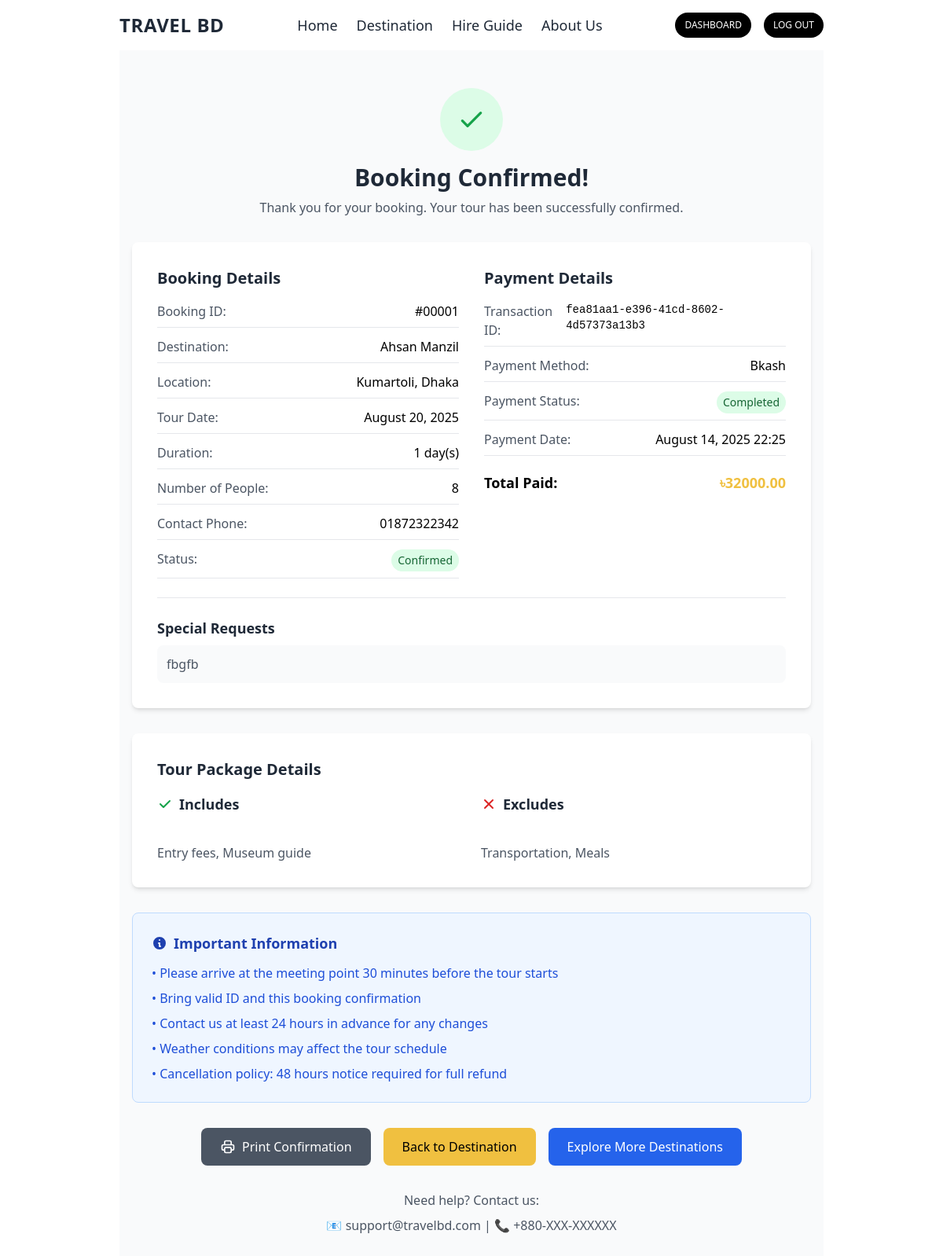
Screenshot of /booking/confirmation/1/ (signed in) with the database file from the repository.
### tour_booking/models.py (models this page shows, shortened)
class TourBooking(models.Model):
    STATUS_CHOICES = [
        ('pending', 'Pending'),
        ('confirmed', 'Confirmed'),
        ('cancelled', 'Cancelled'),
        ('completed', 'Completed'),
    ]
    user = models.ForeignKey(User, on_delete=models.CASCADE)
    destination = models.ForeignKey(Destination, on_delete=models.CASCADE)
    tour_date = models.DateField()
    number_of_people = models.IntegerField(default=1)
    total_amount = models.DecimalField(max_digits=10, decimal_places=2)
    status = models.CharField(max_length=20, choices=STATUS_CHOICES, default='pending')
    booking_date = models.DateTimeField(auto_now_add=True)
    contact_phone = models.CharField(max_length=15)
    special_requests = models.TextField(blank=True)
    payment = models.ForeignKey(Payment, on_delete=models.SET_NULL, null=True, blank=True)
    class Meta:
        ordering = ['-booking_date']
        verbose_name = "Tour Booking"
        verbose_name_plural = "Tour Bookings"

### destination/models.py (models this page shows, shortened)
class Destination(models.Model):
    CATEGORY_CHOICES = [
        ('beach', 'Beach'),
        ('mountain', 'Mountain'),
        ('historical', 'Historical'),
        ('cultural', 'Cultural'),
        ('adventure', 'Adventure'),
        ('religious', 'Religious'),
    ]
    DIFFICULTY_CHOICES = [
        ('easy', 'Easy'),
        ('moderate', 'Moderate'),
        ('hard', 'Hard'),
    ]
    name = models.CharField(max_length=200)
    slug = models.SlugField(max_length=250, unique=True, blank=True)
    description = models.TextField()
    short_description = models.TextField(max_length=300, blank=True)
    location = models.CharField(max_length=200)
    district = models.CharField(max_length=100)
    division = models.CharField(max_length=100)
    category = models.CharField(max_length=20, choices=CATEGORY_CHOICES)
    difficulty_level = models.CharField(max_length=20, choices=DIFFICULTY_CHOICES, default='easy')
    entry_fee = models.DecimalField(max_digits=10, decimal_places=2, default=0)
    duration = models.CharField(max_length=100, default="1 Day")
    best_time_to_visit = models.CharField(max_length=200)
    tour_price = models.DecimalField(max_digits=10, decimal_places=2)
    tour_duration_days = models.IntegerField(default=1)
    max_group_size = models.IntegerField(default=10)
    tour_includes = models.TextField(blank=True)
    tour_excludes = models.TextField(blank=True)
    main_image = models.ImageField(upload_to='destinations/', blank=True, null=True)
    latitude = models.DecimalField(max_digits=9, decimal_places=6, blank=True, null=True)
    longitude = models.DecimalField(max_digits=9, decimal_places=6, blank=True, null=True)
    featured = models.BooleanField(default=False)
    is_active = models.BooleanField(default=True)
    created_at = models.DateTimeField(auto_now_add=True)
    updated_at = models.DateTimeField(auto_now=True)
    class Meta:
        ordering = ['name']

class Payment(models.Model):
    PAYMENT_STATUS_CHOICES = [
        ('pending', 'Pending'),
        ('completed', 'Completed'),
        ('failed', 'Failed'),
        ('refunded', 'Refunded'),
    ]
    PAYMENT_METHOD_CHOICES = [
        ('bkash', 'bKash'),
        ('nagad', 'Nagad'),
        ('card', 'Credit/Debit Card'),
        ('bank', 'Bank Transfer'),
    ]
    transaction_id = models.CharField(max_length=100, unique=True)
    amount = models.DecimalField(max_digits=10, decimal_places=2)
    payment_method = models.CharField(max_length=20, choices=PAYMENT_METHOD_CHOICES)
    status = models.CharField(max_length=20, choices=PAYMENT_STATUS_CHOICES, default='pending')
    created_at = models.DateTimeField(auto_now_add=True)
    updated_at = models.DateTimeField(auto_now=True)

### tour_booking/views.py (the view)
# urls.py: path('confirmation/<int:booking_id>/', views.booking_confirmation, name='booking_confirmation'),
@login_required
def booking_confirmation(request, booking_id):
    booking = get_object_or_404(TourBooking, id=booking_id, user=request.user)
    context = {
        'booking': booking,
    }
    return render(request, 'booking_confirmation.html', context)

### templates/booking_confirmation.html (shortened to what this page needs)
{% extends 'base.html' %} {% load static %} {% block body %}
<div class="min-h-screen bg-gray-50 py-12">
  <div class="max-w-4xl mx-auto px-4">
    <div class="text-center mb-8">
      <div
        class="inline-flex items-center justify-center w-20 h-20 bg-green-100 rounded-full mb-4"
      >
        <svg
          class="w-10 h-10 text-green-600"
          fill="none"
          stroke="currentColor"
          viewBox="0 0 24 24"
        >
          <path
            stroke-linecap="round"
            stroke-linejoin="round"
            stroke-width="2"
            d="M5 13l4 4L19 7"
          ></path>
        </svg>
      </div>
      <h1 class="text-3xl font-bold text-gray-800 mb-2">Booking Confirmed!</h1>
      <p class="text-gray-600">
        Thank you for your booking. Your tour has been successfully confirmed.
      </p>
    </div>
    <div class="bg-white rounded-lg shadow-md p-8 mb-8">
      <div class="grid grid-cols-1 md:grid-cols-2 gap-8">
        <div>
          <h2 class="text-xl font-bold text-gray-800 mb-4">Booking Details</h2>
          <div class="space-y-3">
            <div class="flex justify-between border-b pb-2">
              <span class="text-gray-600">Booking ID:</span>
              <span class="font-medium"
                >#{{ booking.id|stringformat:"05d" }}</span
              >
            </div>
            <div class="flex justify-between border-b pb-2">
              <span class="text-gray-600">Destination:</span>
              <span class="font-medium">{{ booking.destination.name }}</span>
            </div>
            <div class="flex justify-between border-b pb-2">
              <span class="text-gray-600">Location:</span>
              <span class="font-medium">
                {{ booking.destination.location|default_if_none:"" }}, {{ booking.destination.district|default_if_none:"" }}
              </span>
            </div>
            <div class="flex justify-between border-b pb-2">
              <span class="text-gray-600">Tour Date:</span>
              <span class="font-medium"
                >{{ booking.tour_date|date:"F d, Y" }}</span
              >
            </div>
            <div class="flex justify-between border-b pb-2">
              <span class="text-gray-600">Duration:</span>
              <span class="font-medium"
                >{{ booking.destination.tour_duration_days }} day(s)</span
              >
            </div>
            <div class="flex justify-between border-b pb-2">
              <span class="text-gray-600">Number of People:</span>
              <span class="font-medium">{{ booking.number_of_people }}</span>
            </div>
            <div class="flex justify-between border-b pb-2">
              <span class="text-gray-600">Contact Phone:</span>
              <span class="font-medium">{{ booking.contact_phone }}</span>
            </div>
            <div class="flex justify-between border-b pb-2">
              <span class="text-gray-600">Status:</span>
              <span
                class="inline-block bg-green-100 text-green-800 px-2 py-1 rounded-full text-sm font-medium"
              >
                {{ booking.status|title }}
              </span>
            </div>
          </div>
        </div>
        <div>
          <h2 class="text-xl font-bold text-gray-800 mb-4">Payment Details</h2>
          <div class="space-y-3">
            {% if booking.payment %}
            <div class="flex justify-between border-b pb-2">
              <span class="text-gray-600">Transaction ID:</span>
              <span class="font-medium font-mono text-sm"
                >{{ booking.payment.transaction_id }}</span
              >
            </div>
            <div class="flex justify-between border-b pb-2">
              <span class="text-gray-600">Payment Method:</span>
              <span class="font-medium"
                >{{ booking.payment.payment_method|title }}</span
              >
            </div>
            <div class="flex justify-between border-b pb-2">
              <span class="text-gray-600">Payment Status:</span>
              <span
                class="inline-block bg-green-100 text-green-800 px-2 py-1 rounded-full text-sm font-medium"
              >
                {{ booking.payment.status|title }}
              </span>
            </div>
            <div class="flex justify-between border-b pb-2">
              <span class="text-gray-600">Payment Date:</span>
              <span class="font-medium"
                >{{ booking.payment.created_at|date:"F d, Y H:i" }}</span
              >
            </div>
            {% endif %}
            <div class="flex justify-between text-lg font-bold pt-2">
              <span>Total Paid:</span>
              <span class="text-primary">৳{{ booking.total_amount }}</span>
            </div>
          </div>
        </div>
      </div>
      {% if booking.special_requests %}
      <div class="mt-6 pt-6 border-t">
        <h3 class="text-lg font-semibold text-gray-800 mb-2">
          Special Requests
        </h3>
        <p class="text-gray-600 bg-gray-50 p-3 rounded-lg">
          {{ booking.special_requests }}
        </p>
      </div>
      {% endif %}
    </div>
    <div class="bg-white rounded-lg shadow-md p-8 mb-8">
      <h2 class="text-xl font-bold text-gray-800 mb-4">Tour Package Details</h2>
      <div class="grid grid-cols-1 md:grid-cols-2 gap-6">
        {% if booking.destination.tour_includes %}
        <div>
          <h3
            class="text-lg font-semibold text-gray-800 mb-3 flex items-center"
          >
            <svg
              class="w-5 h-5 mr-2 text-green-600"
              fill="currentColor"
              viewBox="0 0 20 20"
            >
              <path
                fill-rule="evenodd"
                d="M16.707 5.293a1 1 0 010 1.414l-8 8a1 1 0 01-1.414 0l-4-4a1 1 0 011.414-1.414L8 12.586l7.293-7.293a1 1 0 011.414 0z"
                clip-rule="evenodd"
              ></path>
            </svg>
            Includes
          </h3>
          <div class="text-gray-600 whitespace-pre-line">
            {{ booking.destination.tour_includes }}
          </div>
        </div>
        {% endif %}
        {% if booking.destination.tour_excludes %}
        <div>
          <h3
            class="text-lg font-semibold text-gray-800 mb-3 flex items-center"
          >
            Excludes
          </h3>
          <div class="text-gray-600 whitespace-pre-line">
            {{ booking.destination.tour_excludes }}
          </div>
        </div>
        {% endif %}
      </div>
    </div>
    <div class="bg-blue-50 border border-blue-200 rounded-lg p-6 mb-8">
      <h3 class="text-lg font-semibold text-blue-800 mb-3 flex items-center">
        <svg class="w-5 h-5 mr-2" fill="currentColor" viewBox="0 0 20 20">
          <path
            fill-rule="evenodd"
            d="M18 10a8 8 0 11-16 0 8 8 0 0116 0zm-7-4a1 1 0 11-2 0 1 1 0 012 0zM9 9a1 1 0 000 2v3a1 1 0 001 1h1a1 1 0 100-2v-3a1 1 0 00-1-1H9z"
            clip-rule="evenodd"
          ></path>
        </svg>
        Important Information
      </h3>
      <ul class="text-blue-700 space-y-2">
        <li>
          • Please arrive at the meeting point 30 minutes before the tour starts
        </li>
        <li>• Bring valid ID and this booking confirmation</li>
        <li>• Contact us at least 24 hours in advance for any changes</li>
        <li>• Weather conditions may affect the tour schedule</li>
        <li>• Cancellation policy: 48 hours notice required for full refund</li>
      </ul>
    </div>
    <div class="flex flex-col sm:flex-row gap-4 justify-center">
      <button
        onclick="window.print()"
        class="bg-gray-600 text-white px-6 py-3 rounded-lg hover:bg-gray-700 transition duration-200 flex items-center justify-center"
      >
        Print Confirmation
      </button>
      <a
        href="{% url 'destination:destination_detail' booking.destination.slug %}"
        class="bg-primary text-black px-6 py-3 rounded-lg hover:bg-yellow-500 transition duration-200 text-center"
      >
        Back to Destination
      </a>
      <a
        href="{% url 'destination:destination_list' %}"
        class="bg-blue-600 text-white px-6 py-3 rounded-lg hover:bg-blue-700 transition duration-200 text-center"
      >
        Explore More Destinations
      </a>
    </div>
    <div class="text-center mt-8 text-gray-600">
      <p class="mb-2">Need help? Contact us:</p>
      <p class="font-medium">📧 support@travelbd.com | 📞 +880-XXX-XXXXXX</p>
    </div>
  </div>
</div>
{% endblock %}

### rows the page displays
TourBooking: id "00001", destination.name "Ahsan Manzil", destination.location "Kumartoli", destination.district "Dhaka", tour_date "August 20, 2025", destination.tour_duration_days "1", number_of_people "8", contact_phone "01872322342", status "Confirmed", payment.transaction_id "fea81aa1-e396-41cd-8602-4d57373a13b3", payment.payment_method "Bkash", payment.status "Completed", payment.created_at "August 14, 2025 22:25", total_amount "32000.00", special_requests "fbgfb", destination.tour_includes "Entry fees, Museum guide", destination.tour_excludes "Transportation, Meals"
